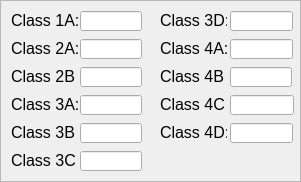
     <widget class="QFrame" name="TPointsFrame">
      <property name="geometry">
       <rect>
        <x>440</x>
        <y>250</y>
        <width>301</width>
        <height>182</height>
       </rect>
      </property>
      <property name="frameShape">
       <enum>QFrame::StyledPanel</enum>
      </property>
      <property name="frameShadow">
       <enum>QFrame::Raised</enum>
      </property>
      <widget class="QLineEdit" name="TPointsLineEdit_1A">
       <property name="geometry">
        <rect>
         <x>80</x>
         <y>11</y>
         <width>62</width>
         <height>20</height>
        </rect>
       </property>
       <property name="maximumSize">
        <size>
         <width>100</width>
         <height>16777215</height>
        </size>
       </property>
       <property name="layoutDirection">
        <enum>Qt::LeftToRight</enum>
       </property>
      </widget>
      <widget class="QLabel" name="ClassLabel_1A">
       <property name="geometry">
        <rect>
         <x>11</x>
         <y>11</y>
         <width>67</width>
         <height>19</height>
        </rect>
       </property>
       <property name="font">
        <font>
         <pointsize>12</pointsize>
        </font>
       </property>
       <property name="text">
        <string>Class 1A:</string>
       </property>
      </widget>
      <widget class="QLabel" name="ClassLabel_4D">
       <property name="geometry">
        <rect>
         <x>160</x>
         <y>123</y>
         <width>67</width>
         <height>19</height>
        </rect>
       </property>
       <property name="font">
        <font>
         <pointsize>12</pointsize>
        </font>
       </property>
       <property name="text">
        <string>Class 4D:</string>
       </property>
      </widget>
      <widget class="QLineEdit" name="TPointsLineEdit_4D">
       <property name="geometry">
        <rect>
         <x>230</x>
         <y>123</y>
         <width>63</width>
         <height>20</height>
        </rect>
       </property>
       <property name="maximumSize">
        <size>
         <width>100</width>
         <height>16777215</height>
        </size>
       </property>
       <property name="layoutDirection">
        <enum>Qt::LeftToRight</enum>
       </property>
      </widget>
      <widget class="QLabel" name="ClassLabel_3C">
       <property name="geometry">
        <rect>
         <x>11</x>
         <y>151</y>
         <width>66</width>
         <height>19</height>
        </rect>
       </property>
       <property name="font">
        <font>
         <pointsize>12</pointsize>
        </font>
       </property>
       <property name="text">
        <string>Class 3C:</string>
       </property>
      </widget>
      <widget class="QLineEdit" name="TPointsLineEdit_3C">
       <property name="geometry">
        <rect>
         <x>80</x>
         <y>151</y>
         <width>62</width>
         <height>20</height>
        </rect>
       </property>
       <property name="maximumSize">
        <size>
         <width>100</width>
         <height>16777215</height>
        </size>
       </property>
       <property name="layoutDirection">
        <enum>Qt::LeftToRight</enum>
       </property>
      </widget>
      <widget class="QLabel" name="ClassLabel_3B">
       <property name="geometry">
        <rect>
         <x>11</x>
         <y>123</y>
         <width>65</width>
         <height>19</height>
        </rect>
       </property>
       <property name="font">
        <font>
         <pointsize>12</pointsize>
        </font>
       </property>
       <property name="text">
        <string>Class 3B:</string>
       </property>
      </widget>
      <widget class="QLineEdit" name="TPointsLineEdit_3B">
       <property name="geometry">
        <rect>
         <x>80</x>
         <y>123</y>
         <width>62</width>
         <height>20</height>
        </rect>
       </property>
       <property name="maximumSize">
        <size>
         <width>100</width>
         <height>16777215</height>
        </size>
       </property>
       <property name="layoutDirection">
        <enum>Qt::LeftToRight</enum>
       </property>
      </widget>
      <widget class="QLineEdit" name="TPointsLineEdit_3A">
       <property name="geometry">
        <rect>
         <x>80</x>
         <y>95</y>
         <width>62</width>
         <height>20</height>
        </rect>
       </property>
       <property name="maximumSize">
        <size>
         <width>100</width>
         <height>16777215</height>
        </size>
       </property>
       <property name="layoutDirection">
        <enum>Qt::LeftToRight</enum>
       </property>
      </widget>
      <widget class="QLabel" name="ClassLabel_3A">
       <property name="geometry">
        <rect>
         <x>11</x>
         <y>95</y>
         <width>67</width>
         <height>19</height>
        </rect>
       </property>
       <property name="font">
        <font>
         <pointsize>12</pointsize>
        </font>
       </property>
       <property name="text">
        <string>Class 3A:</string>
       </property>
      </widget>
      <widget class="QLabel" name="ClassLabel_2B">
       <property name="geometry">
        <rect>
         <x>11</x>
         <y>67</y>
         <width>65</width>
         <height>19</height>
        </rect>
       </property>
       <property name="font">
        <font>
         <pointsize>12</pointsize>
        </font>
       </property>
       <property name="text">
        <string>Class 2B:</string>
       </property>
      </widget>
      <widget class="QLineEdit" name="TPointsLineEdit_2B">
       <property name="geometry">
        <rect>
         <x>80</x>
         <y>67</y>
         <width>62</width>
         <height>20</height>
        </rect>
       </property>
       <property name="maximumSize">
        <size>
         <width>100</width>
         <height>16777215</height>
        </size>
       </property>
       <property name="layoutDirection">
        <enum>Qt::LeftToRight</enum>
       </property>
      </widget>
      <widget class="QLineEdit" name="TPointsLineEdit_2A">
       <property name="geometry">
        <rect>
         <x>80</x>
         <y>39</y>
         <width>62</width>
         <height>20</height>
        </rect>
       </property>
       <property name="maximumSize">
        <size>
         <width>100</width>
         <height>16777215</height>
        </size>
       </property>
       <property name="layoutDirection">
        <enum>Qt::LeftToRight</enum>
       </property>
      </widget>
      <widget class="QLabel" name="ClassLabel_2A">
       <property name="geometry">
        <rect>
         <x>11</x>
         <y>39</y>
         <width>67</width>
         <height>19</height>
        </rect>
       </property>
       <property name="font">
        <font>
         <pointsize>12</pointsize>
        </font>
       </property>
       <property name="text">
        <string>Class 2A:</string>
       </property>
      </widget>
      <widget class="QLabel" name="ClassLabel_4B">
       <property name="geometry">
        <rect>
         <x>160</x>
         <y>67</y>
         <width>65</width>
         <height>19</height>
        </rect>
       </property>
       <property name="font">
        <font>
         <pointsize>12</pointsize>
        </font>
       </property>
       <property name="text">
        <string>Class 4B:</string>
       </property>
      </widget>
      <widget class="QLineEdit" name="TPointsLineEdit_4B">
       <property name="geometry">
        <rect>
         <x>230</x>
         <y>67</y>
         <width>62</width>
         <height>20</height>
        </rect>
       </property>
       <property name="maximumSize">
        <size>
         <width>100</width>
         <height>16777215</height>
        </size>
       </property>
       <property name="layoutDirection">
        <enum>Qt::LeftToRight</enum>
       </property>
      </widget>
      <widget class="QLineEdit" name="TPointsLineEdit_4A">
       <property name="geometry">
        <rect>
         <x>230</x>
         <y>39</y>
         <width>63</width>
         <height>20</height>
        </rect>
       </property>
       <property name="maximumSize">
        <size>
         <width>100</width>
         <height>16777215</height>
        </size>
       </property>
       <property name="layoutDirection">
        <enum>Qt::LeftToRight</enum>
       </property>
      </widget>
      <widget class="QLabel" name="ClassLabel_4A">
       <property name="geometry">
        <rect>
         <x>160</x>
         <y>39</y>
         <width>67</width>
         <height>19</height>
        </rect>
       </property>
       <property name="font">
        <font>
         <pointsize>12</pointsize>
        </font>
       </property>
       <property name="text">
        <string>Class 4A:</string>
       </property>
      </widget>
      <widget class="QLabel" name="ClassLabel_3D">
       <property name="geometry">
        <rect>
         <x>160</x>
         <y>11</y>
         <width>67</width>
         <height>19</height>
        </rect>
       </property>
       <property name="font">
        <font>
         <pointsize>12</pointsize>
        </font>
       </property>
       <property name="text">
        <string>Class 3D:</string>
       </property>
      </widget>
      <widget class="QLineEdit" name="TPointsLineEdit_3D">
       <property name="geometry">
        <rect>
         <x>230</x>
         <y>11</y>
         <width>63</width>
         <height>20</height>
        </rect>
       </property>
       <property name="maximumSize">
        <size>
         <width>100</width>
         <height>16777215</height>
        </size>
       </property>
       <property name="layoutDirection">
        <enum>Qt::LeftToRight</enum>
       </property>
      </widget>
      <widget class="QLineEdit" name="TPointsLineEdit_4C">
       <property name="geometry">
        <rect>
         <x>230</x>
         <y>95</y>
         <width>64</width>
         <height>20</height>
        </rect>
       </property>
       <property name="maximumSize">
        <size>
         <width>100</width>
         <height>16777215</height>
        </size>
       </property>
       <property name="layoutDirection">
        <enum>Qt::LeftToRight</enum>
       </property>
      </widget>
      <widget class="QLabel" name="ClassLabel_4C">
       <property name="geometry">
        <rect>
         <x>160</x>
         <y>95</y>
         <width>66</width>
         <height>19</height>
        </rect>
       </property>
       <property name="font">
        <font>
         <pointsize>12</pointsize>
        </font>
       </property>
       <property name="text">
        <string>Class 4C:</string>
       </property>
      </widget>
     </widget>
